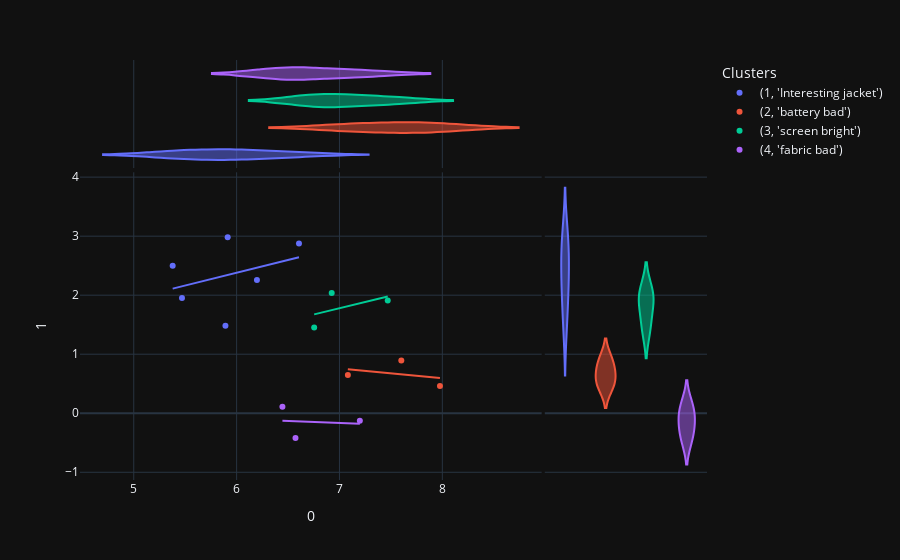

Notebook code for this chart:
### Markdown cell above
## Визуализация кластеров
### Создание графика
После кластеризации и генерации суммариев, этот блок кода создает визуализацию кластеров на графике. Каждый кластер окрашен в разные цвета, а при наведении на точку отображается соответствующий суммарий.

### Code cell
def create_plot(clusters: DBSCAN, projections: np.array, summery_list: list[str]) -> None:
    """
    Визуализация кластеров.
    
    :param clusters: Объект DBSCAN с кластерами.
    :param projections: Проекция эмбедингов.
    :param summery_list: Список заголовков кластеров.
    """
    labels = [(label + 1, summery) for label, summery in zip(clusters.labels_, summery_list)]
    fig = px.scatter(
        projections,
        x=0,
        y=1,
        marginal_y="violin",
        marginal_x="violin",
        trendline="ols",
        color=labels,
        color_discrete_sequence=px.colors.qualitative.Plotly,
        labels={'color': 'Clusters'},
        hover_data={'text': data},
    )
    fig.show()


create_plot(clusters, projection, clusters_summery)

### Figure 1 — Plotly figure (JSON) as saved in the notebook; plotly's stock layout.template omitted (floating-point values rounded to 4 significant figures)
{"data": [{"customdata": [["Interesting jacket colors."], ["Beautiful drawings."], ["Cool coloring, I'll buy this clothes."], ["I liked the various drawings on the T-shirt."], ["The prints are testable."], ["colorful colors."]], "hovertemplate": "Clusters=(1, 'Interesting jacket')<br>0=%{x}<br>1=%{y}<br>text=%{customdata[0]}<extra></extra>", "legendgroup": "(1, 'Interesting jacket')", "marker": {"color": "#636EFA", "symbol": "circle"}, "mode": "markers", "name": "(1, 'Interesting jacket')", "orientation": "v", "showlegend": true, "x": [5.469, 6.198, 5.913, 6.606, 5.891, 5.378], "xaxis": "x", "y": [1.954, 2.258, 2.98, 2.874, 1.481, 2.499], "yaxis": "y", "type": "scatter"}, {"alignmentgroup": "True", "customdata": [["Interesting jacket colors."], ["Beautiful drawings."], ["Cool coloring, I'll buy this clothes."], ["I liked the various drawings on the T-shirt."], ["The prints are testable."], ["colorful colors."]], "hovertemplate": "Clusters=(1, 'Interesting jacket')<br>0=%{x}<br>text=%{customdata[0]}<extra></extra>", "legendgroup": "(1, 'Interesting jacket')", "marker": {"color": "#636EFA", "symbol": "circle"}, "name": "(1, 'Interesting jacket')", "offsetgroup": "(1, 'Interesting jacket')", "scalegroup": "x", "showlegend": false, "x": [5.469, 6.198, 5.913, 6.606, 5.891, 5.378], "xaxis": "x3", "yaxis": "y3", "type": "violin"}, {"alignmentgroup": "True", "customdata": [["Interesting jacket colors."], ["Beautiful drawings."], ["Cool coloring, I'll buy this clothes."], ["I liked the various drawings on the T-shirt."], ["The prints are testable."], ["colorful colors."]], "hovertemplate": "Clusters=(1, 'Interesting jacket')<br>1=%{y}<br>text=%{customdata[0]}<extra></extra>", "legendgroup": "(1, 'Interesting jacket')", "marker": {"color": "#636EFA", "symbol": "circle"}, "name": "(1, 'Interesting jacket')", "offsetgroup": "(1, 'Interesting jacket')", "scalegroup": "y", "showlegend": false, "xaxis": "x2", "y": [1.954, 2.258, 2.98, 2.874, 1.481, 2.499], "yaxis": "y2", "type": "violin"}, {"hovertemplate": "<b>OLS trendline</b><br>1 = 0.431975 * 0 + -0.211726<br>R<sup>2</sup>=0.120864<br><br>Clusters=(1, 'Interesting jacket')<br>0=%{x}<br>1=%{y} <b>(trend)</b><extra></extra>", "legendgroup": "(1, 'Interesting jacket')", "marker": {"color": "#636EFA", "symbol": "circle"}, "mode": "lines", "name": "(1, 'Interesting jacket')", "showlegend": false, "x": [5.378, 5.469, 5.891, 5.913, 6.198, 6.606], "xaxis": "x", "y": [2.112, 2.151, 2.333, 2.343, 2.465, 2.642], "yaxis": "y", "type": "scatter"}, {"customdata": [["The battery is bad, it does not keep the day."], ["The charge does not hold."], ["Low-capacity battery, not enough."]], "hovertemplate": "Clusters=(2, 'battery bad')<br>0=%{x}<br>1=%{y}<br>text=%{customdata[0]}<extra></extra>", "legendgroup": "(2, 'battery bad')", "marker": {"color": "#EF553B", "symbol": "circle"}, "mode": "markers", "name": "(2, 'battery bad')", "orientation": "v", "showlegend": true, "x": [7.082, 7.601, 7.977], "xaxis": "x", "y": [0.648, 0.8956, 0.4604], "yaxis": "y", "type": "scatter"}, {"alignmentgroup": "True", "customdata": [["The battery is bad, it does not keep the day."], ["The charge does not hold."], ["Low-capacity battery, not enough."]], "hovertemplate": "Clusters=(2, 'battery bad')<br>0=%{x}<br>text=%{customdata[0]}<extra></extra>", "legendgroup": "(2, 'battery bad')", "marker": {"color": "#EF553B", "symbol": "circle"}, "name": "(2, 'battery bad')", "offsetgroup": "(2, 'battery bad')", "scalegroup": "x", "showlegend": false, "x": [7.082, 7.601, 7.977], "xaxis": "x3", "yaxis": "y3", "type": "violin"}, {"alignmentgroup": "True", "customdata": [["The battery is bad, it does not keep the day."], ["The charge does not hold."], ["Low-capacity battery, not enough."]], "hovertemplate": "Clusters=(2, 'battery bad')<br>1=%{y}<br>text=%{customdata[0]}<extra></extra>", "legendgroup": "(2, 'battery bad')", "marker": {"color": "#EF553B", "symbol": "circle"}, "name": "(2, 'battery bad')", "offsetgroup": "(2, 'battery bad')", "scalegroup": "y", "showlegend": false, "xaxis": "x2", "y": [0.648, 0.8956, 0.4604], "yaxis": "y2", "type": "violin"}, {"hovertemplate": "<b>OLS trendline</b><br>1 = -0.167172 * 0 + 1.93067<br>R<sup>2</sup>=0.118609<br><br>Clusters=(2, 'battery bad')<br>0=%{x}<br>1=%{y} <b>(trend)</b><extra></extra>", "legendgroup": "(2, 'battery bad')", "marker": {"color": "#EF553B", "symbol": "circle"}, "mode": "lines", "name": "(2, 'battery bad')", "showlegend": false, "x": [7.082, 7.601, 7.977], "xaxis": "x", "y": [0.7468, 0.66, 0.5971], "yaxis": "y", "type": "scatter"}, {"customdata": [["The screen is very bright, convenient to read."], ["very bright screen!"], ["The screen is very bright, good for the eyes."]], "hovertemplate": "Clusters=(3, 'screen bright')<br>0=%{x}<br>1=%{y}<br>text=%{customdata[0]}<extra></extra>", "legendgroup": "(3, 'screen bright')", "marker": {"color": "#00CC96", "symbol": "circle"}, "mode": "markers", "name": "(3, 'screen bright')", "orientation": "v", "showlegend": true, "x": [7.469, 6.925, 6.754], "xaxis": "x", "y": [1.91, 2.038, 1.453], "yaxis": "y", "type": "scatter"}, {"alignmentgroup": "True", "customdata": [["The screen is very bright, convenient to read."], ["very bright screen!"], ["The screen is very bright, good for the eyes."]], "hovertemplate": "Clusters=(3, 'screen bright')<br>0=%{x}<br>text=%{customdata[0]}<extra></extra>", "legendgroup": "(3, 'screen bright')", "marker": {"color": "#00CC96", "symbol": "circle"}, "name": "(3, 'screen bright')", "offsetgroup": "(3, 'screen bright')", "scalegroup": "x", "showlegend": false, "x": [7.469, 6.925, 6.754], "xaxis": "x3", "yaxis": "y3", "type": "violin"}, {"alignmentgroup": "True", "customdata": [["The screen is very bright, convenient to read."], ["very bright screen!"], ["The screen is very bright, good for the eyes."]], "hovertemplate": "Clusters=(3, 'screen bright')<br>1=%{y}<br>text=%{customdata[0]}<extra></extra>", "legendgroup": "(3, 'screen bright')", "marker": {"color": "#00CC96", "symbol": "circle"}, "name": "(3, 'screen bright')", "offsetgroup": "(3, 'screen bright')", "scalegroup": "y", "showlegend": false, "xaxis": "x2", "y": [1.91, 2.038, 1.453], "yaxis": "y2", "type": "violin"}, {"hovertemplate": "<b>OLS trendline</b><br>1 = 0.42601 * 0 + -1.2028<br>R<sup>2</sup>=0.268417<br><br>Clusters=(3, 'screen bright')<br>0=%{x}<br>1=%{y} <b>(trend)</b><extra></extra>", "legendgroup": "(3, 'screen bright')", "marker": {"color": "#00CC96", "symbol": "circle"}, "mode": "lines", "name": "(3, 'screen bright')", "showlegend": false, "x": [6.754, 6.925, 7.469], "xaxis": "x", "y": [1.675, 1.747, 1.979], "yaxis": "y", "type": "scatter"}, {"customdata": [["The fabric is very bad, I didn't like it."], ["Low quality materials, not suitable."], ["The fabric was worn out on the 2nd day."]], "hovertemplate": "Clusters=(4, 'fabric bad')<br>0=%{x}<br>1=%{y}<br>text=%{customdata[0]}<extra></extra>", "legendgroup": "(4, 'fabric bad')", "marker": {"color": "#AB63FA", "symbol": "circle"}, "mode": "markers", "name": "(4, 'fabric bad')", "orientation": "v", "showlegend": true, "x": [6.445, 7.198, 6.572], "xaxis": "x", "y": [0.11, -0.1281, -0.4194], "yaxis": "y", "type": "scatter"}, {"alignmentgroup": "True", "customdata": [["The fabric is very bad, I didn't like it."], ["Low quality materials, not suitable."], ["The fabric was worn out on the 2nd day."]], "hovertemplate": "Clusters=(4, 'fabric bad')<br>0=%{x}<br>text=%{customdata[0]}<extra></extra>", "legendgroup": "(4, 'fabric bad')", "marker": {"color": "#AB63FA", "symbol": "circle"}, "name": "(4, 'fabric bad')", "offsetgroup": "(4, 'fabric bad')", "scalegroup": "x", "showlegend": false, "x": [6.445, 7.198, 6.572], "xaxis": "x3", "yaxis": "y3", "type": "violin"}, {"alignmentgroup": "True", "customdata": [["The fabric is very bad, I didn't like it."], ["Low quality materials, not suitable."], ["The fabric was worn out on the 2nd day."]], "hovertemplate": "Clusters=(4, 'fabric bad')<br>1=%{y}<br>text=%{customdata[0]}<extra></extra>", "legendgroup": "(4, 'fabric bad')", "marker": {"color": "#AB63FA", "symbol": "circle"}, "name": "(4, 'fabric bad')", "offsetgroup": "(4, 'fabric bad')", "scalegroup": "y", "showlegend": false, "xaxis": "x2", "y": [0.11, -0.1281, -0.4194], "yaxis": "y2", "type": "violin"}, {"hovertemplate": "<b>OLS trendline</b><br>1 = -0.0659829 * 0 + 0.298768<br>R<sup>2</sup>=0.010055<br><br>Clusters=(4, 'fabric bad')<br>0=%{x}<br>1=%{y} <b>(trend)</b><extra></extra>", "legendgroup": "(4, 'fabric bad')", "marker": {"color": "#AB63FA", "symbol": "circle"}, "mode": "lines", "name": "(4, 'fabric bad')", "showlegend": false, "x": [6.445, 6.572, 7.198], "xaxis": "x", "y": [-0.1265, -0.1349, -0.1762], "yaxis": "y", "type": "scatter"}], "layout": {"xaxis": {"anchor": "y", "domain": [0.0, 0.7363], "title": {"text": "0"}}, "yaxis": {"anchor": "x", "domain": [0.0, 0.7326], "title": {"text": "1"}}, "xaxis2": {"anchor": "y2", "domain": [0.7413, 1.0], "matches": "x2", "showticklabels": false, "showline": false, "ticks": "", "showgrid": false}, "yaxis2": {"anchor": "x2", "domain": [0.0, 0.7326], "matches": "y", "showticklabels": false, "showgrid": true}, "xaxis3": {"anchor": "y3", "domain": [0.0, 0.7363], "matches": "x", "showticklabels": false, "showgrid": true}, "yaxis3": {"anchor": "x3", "domain": [0.7426, 1.0], "matches": "y3", "showticklabels": false, "showline": false, "ticks": "", "showgrid": false}, "xaxis4": {"anchor": "y4", "domain": [0.7413, 1.0], "matches": "x2", "showticklabels": false, "showgrid": false, "showline": false, "ticks": ""}, "yaxis4": {"anchor": "x4", "domain": [0.7426, 1.0], "matches": "y3", "showticklabels": false, "showline": false, "ticks": "", "showgrid": true}, "legend": {"title": {"text": "Clusters"}, "tracegroupgap": 0}, "margin": {"t": 60}}}
